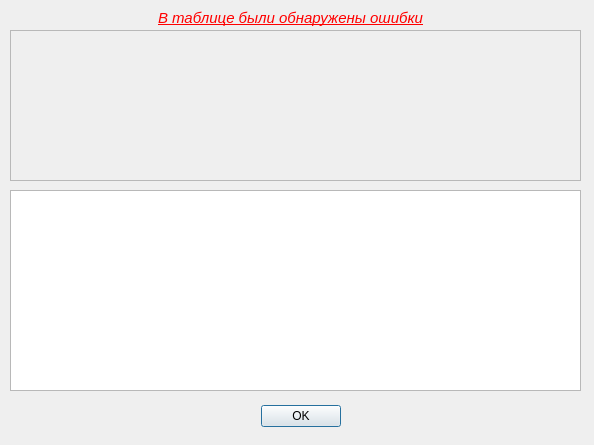
<?xml version="1.0" encoding="UTF-8"?>
<ui version="4.0">
 <class>TableEditDialog</class>
 <widget class="QDialog" name="TableEditDialog">
  <property name="geometry">
   <rect>
    <x>0</x>
    <y>0</y>
    <width>594</width>
    <height>445</height>
   </rect>
  </property>
  <property name="windowTitle">
   <string>Dialog</string>
  </property>
  <widget class="QDialogButtonBox" name="button_box">
   <property name="geometry">
    <rect>
     <x>10</x>
     <y>400</y>
     <width>581</width>
     <height>32</height>
    </rect>
   </property>
   <property name="orientation">
    <enum>Qt::Horizontal</enum>
   </property>
   <property name="standardButtons">
    <set>QDialogButtonBox::Ok</set>
   </property>
   <property name="centerButtons">
    <bool>true</bool>
   </property>
  </widget>
  <widget class="QTableWidget" name="error_table">
   <property name="geometry">
    <rect>
     <x>10</x>
     <y>190</y>
     <width>571</width>
     <height>201</height>
    </rect>
   </property>
  </widget>
  <widget class="QScrollArea" name="scrollArea">
   <property name="geometry">
    <rect>
     <x>10</x>
     <y>30</y>
     <width>571</width>
     <height>151</height>
    </rect>
   </property>
   <property name="widgetResizable">
    <bool>true</bool>
   </property>
   <widget class="QWidget" name="scrollAreaWidgetContents">
    <property name="geometry">
     <rect>
      <x>0</x>
      <y>0</y>
      <width>569</width>
      <height>149</height>
     </rect>
    </property>
    <layout class="QVBoxLayout" name="verticalLayout">
     <item>
      <widget class="QLabel" name="scroll_error_label">
       <property name="text">
        <string/>
       </property>
       <property name="alignment">
        <set>Qt::AlignLeading|Qt::AlignLeft|Qt::AlignTop</set>
       </property>
      </widget>
     </item>
    </layout>
   </widget>
  </widget>
  <widget class="QLabel" name="label_2">
   <property name="geometry">
    <rect>
     <x>10</x>
     <y>10</y>
     <width>561</width>
     <height>16</height>
    </rect>
   </property>
   <property name="font">
    <font>
     <pointsize>11</pointsize>
     <italic>true</italic>
     <underline>true</underline>
    </font>
   </property>
   <property name="styleSheet">
    <string notr="true">color: red;</string>
   </property>
   <property name="text">
    <string>В таблице были обнаружены ошибки</string>
   </property>
   <property name="alignment">
    <set>Qt::AlignCenter</set>
   </property>
  </widget>
 </widget>
 <resources/>
 <connections>
  <connection>
   <sender>button_box</sender>
   <signal>accepted()</signal>
   <receiver>TableEditDialog</receiver>
   <slot>accept()</slot>
   <hints>
    <hint type="sourcelabel">
     <x>248</x>
     <y>254</y>
    </hint>
    <hint type="destinationlabel">
     <x>157</x>
     <y>274</y>
    </hint>
   </hints>
  </connection>
  <connection>
   <sender>button_box</sender>
   <signal>rejected()</signal>
   <receiver>TableEditDialog</receiver>
   <slot>reject()</slot>
   <hints>
    <hint type="sourcelabel">
     <x>316</x>
     <y>260</y>
    </hint>
    <hint type="destinationlabel">
     <x>286</x>
     <y>274</y>
    </hint>
   </hints>
  </connection>
 </connections>
</ui>
